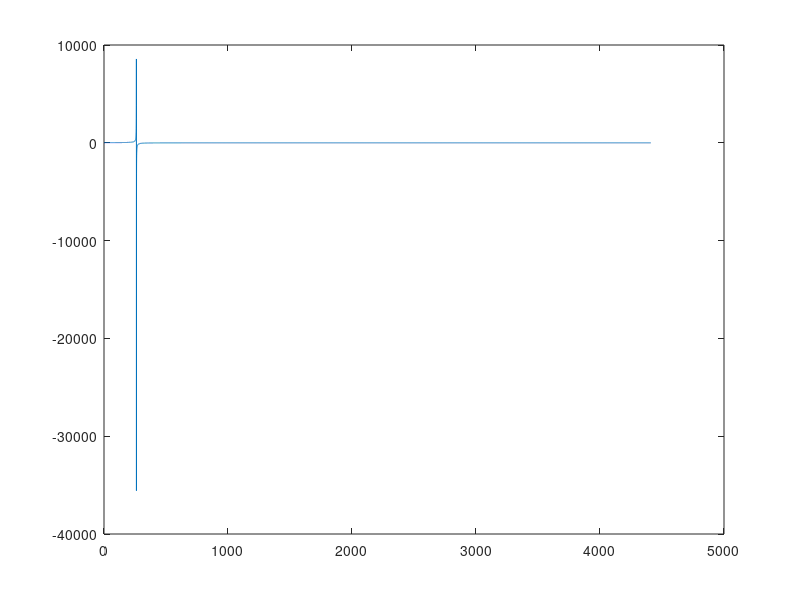

MATLAB code for this plot: (Note: this script raises an error after producing the figure.)
%  FFT of a sine wave
function main
    % fundamental relationships
    %       N samples
    %       Fs - sampling frequency
    %       dt = 1/Fs
    %       Tmax = N * dt
    %       df = 1/Tmax
    %       Fmax = N * df
    %           really mirrored about Fmax/2
    %           usually plot many points less
    %
    %   Start with a 3 sec sine wave at Middle C, 261.6 Hz
    Fs = 44100
    Tmax = 3
    N = Fs .* Tmax
    mid_C = 261.6 * 2 * pi;
    t = linspace(0, Tmax, N);
    note = sin(mid_C .* t);
    sound(note, Fs)
    pause(length(note) ./ Fs)
    plot(t, note)
    Y = fft(note);
    f = linspace(0, Fs, N);
    ns = N / 10;
    plot(f(1:ns), real(Y(1:ns)))
    %
    figure
    [tpt, Fs] = audioread('../Text/instr_tpt.wav');
    N = length(tpt);
    sound(tpt, Fs)
    tmax = N/Fs;
    pause(tmax)
    Y = fft(tpt);
    fmax = Fs;
    ns = 20000;
    f = linspace(0, fmax, N);
    plot(f(1:ns), abs(Y(1:ns)));
    grid on
    pause(1)
    figure
    plot3(f(1:ns), real(Y(1:ns)), imag(Y(1:ns)))
    xlabel('Frequency');
    ylabel('Real Part');
    zlabel('Imaginary Part');
    grid on
    [note Fs] = audioread('../Text/trainwhistle.wav');
    N = length(note);
end
